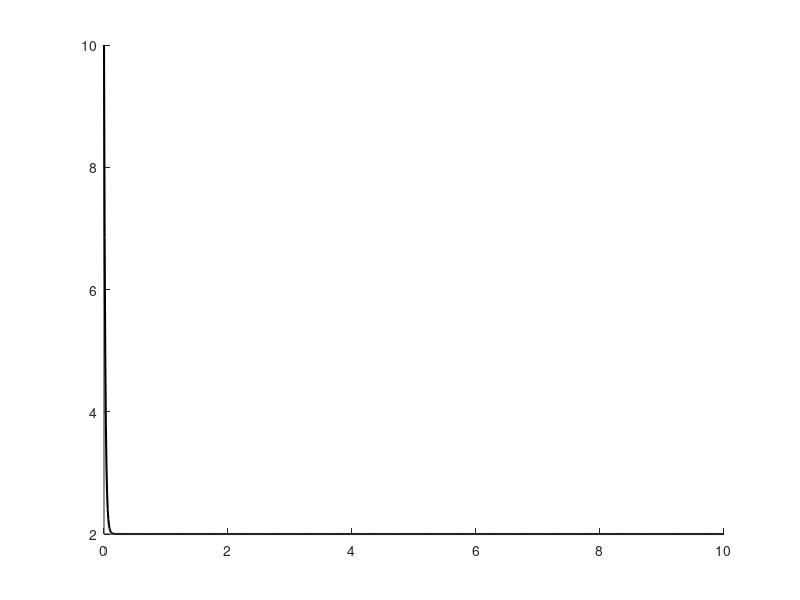

Recreate this plot in MATLAB. (Note: this script raises an error after producing the figure.)
f = @(t,y)  -50*y + 100;
y0 = 10;

% tocna y (vemo iz vaj)
y_ex = @(t) (y0-2).*exp(-50*t) + 2;
t = linspace(0,10,1001);

figure
hold on
plot(t,y_ex(t),'k','linewidth',1.5)

%Eksplicitna Eulerjeva:
[t,y] = Euler(f, 0, 10, y0, 1/30); %za parametre h >= 1/25 se zacne divergenca od prave resitve
plot(t,y,'ro--','linewidth',2)

%Implicitna Eulerjeva:
[t,y] = Euler_imp(f, 0, 10, y0, 1/30);
plot(t,y,'bo--','linewidth',2)


